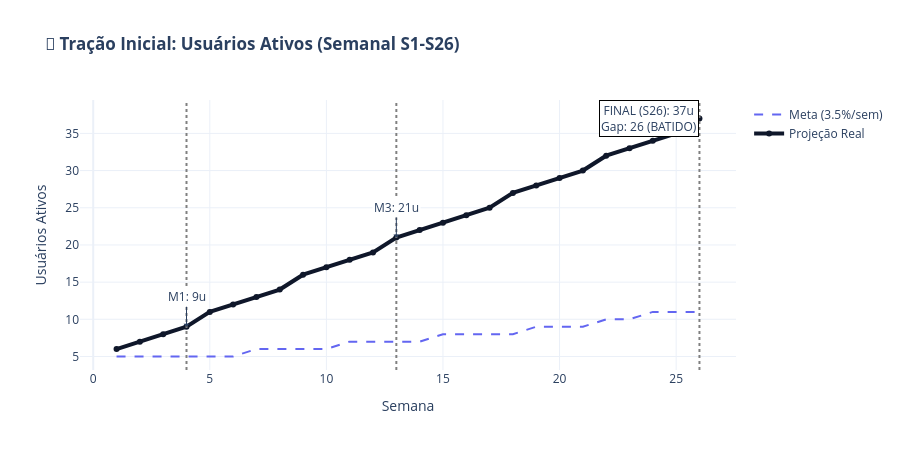
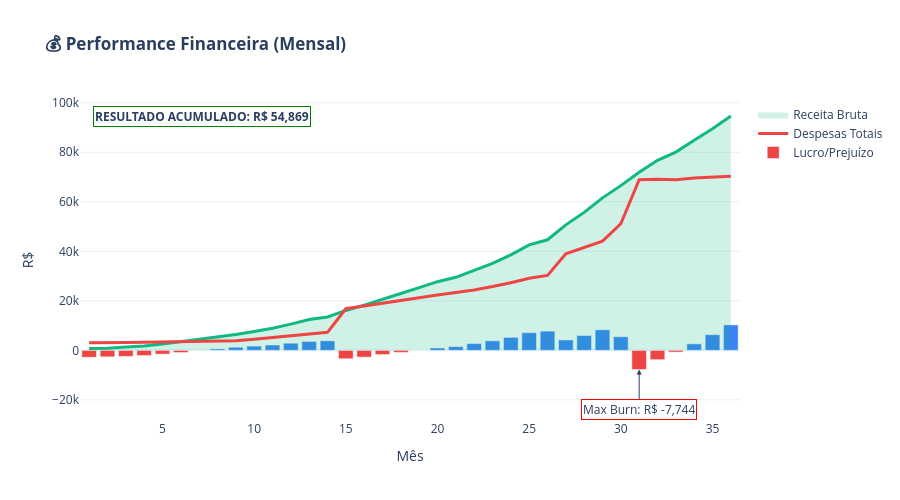
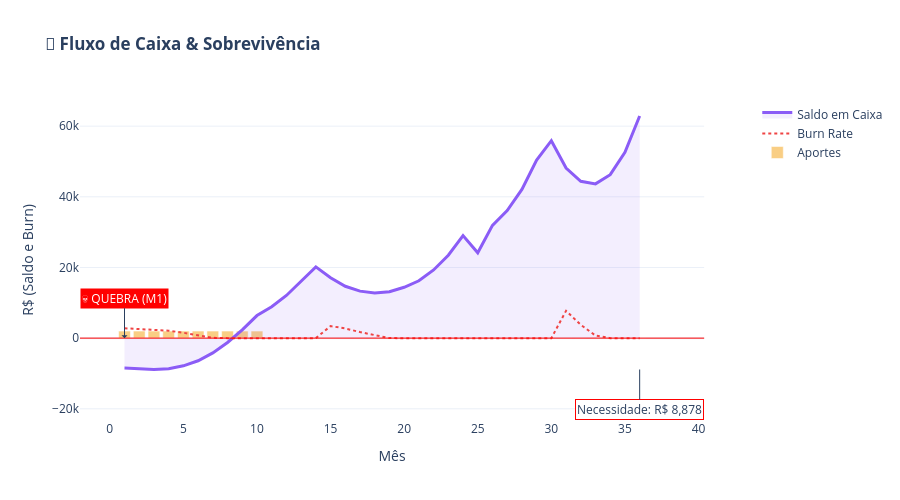

The cell these charts' notebook holds for them, in order:
### Code cell
# CÉLULA 06 - EXECUTIVE SUMMARY V7.3 (CLEAN TABLES & CONTEXT)
# ============================================================================
# STATUS: AJUSTADO SOB DEMANDA
# 1. TABELAS: CSS removido completamente. Formatação pura.
# 2. GRÁFICOS: Adicionados ganchos de texto (Annotations) sobre o desenho original.
# 3. LÓGICA: Mantida original da V7.2.
# ============================================================================

import plotly.graph_objects as go
from plotly.subplots import make_subplots
import pandas as pd
import numpy as np
from IPython.display import display, Markdown, HTML

# ----------------------------------------------------------------------------
# 1. AUDITORIA MATEMÁTICA E CÁLCULO DE KPIs
# ----------------------------------------------------------------------------
print("="*80)
print("🧮 AUDITORIA DE CÁLCULOS (ROI & INVESTIMENTO)")
print("="*80)

total_aportes = df_mensal['aportes_capital'].sum()
caixa_inicial_real = PREMISSAS['caixa_inicial']
investimento_total_real = total_aportes + caixa_inicial_real
lucro_liquido_acumulado = df_mensal['lucro_liquido'].sum()
caixa_final = df_mensal['caixa'].iloc[-1]
roi_absoluto = lucro_liquido_acumulado

try:
    roi_pct = (roi_absoluto / investimento_total_real) * 100
except ZeroDivisionError:
    roi_pct = 0

print(f"\n🔍 DETALHAMENTO DO CÁLCULO DE ROI:")
print(f"   (+) Caixa Inicial:          R$ {caixa_inicial_real:,.2f}")
print(f"   (+) Total Aportes (36m):    R$ {total_aportes:,.2f}")
print(f"   (=) TOTAL INVESTIDO:        R$ {investimento_total_real:,.2f}")
print(f"   --------------------------------------------------")
print(f"   (+) Lucro Líq. Acumulado:   R$ {lucro_liquido_acumulado:,.2f}")
print(f"   (=) RETORNO TOTAL:          R$ {roi_absoluto:,.2f}")
print(f"   --------------------------------------------------")
print(f"   🎯 ROI FINAL VALIDADO:      {roi_pct:.1f}%")

# ----------------------------------------------------------------------------
# 2. HELPERS DE VISUALIZAÇÃO (TABELAS LIMPAS - SEM CSS)
# ----------------------------------------------------------------------------
def exibir_tabela_grafico(df_dados, colunas_map, titulo="Dados do Gráfico"):
    """
    Gera tabela HTML PURA (sem CSS de cores).
    Apenas formatação de valores.
    """
    df_temp = df_dados[list(colunas_map.keys())].copy()
    df_temp.rename(columns=colunas_map, inplace=True)
    
    # Formatação inteligente de valores
    for col in df_temp.columns:
        if any(x in col for x in ['R$', 'MRR', 'Caixa', 'Lucro', 'Aporte', 'Burn']):
            df_temp[col] = df_temp[col].apply(lambda x: f"R$ {x:,.2f}")
        elif any(x in col for x in ['%', 'Taxa', 'Margem']):
            df_temp[col] = df_temp[col].apply(lambda x: f"{x:.1f}%")
        elif any(x in col for x in ['Usuários', 'Meta', 'Real', 'Gap']):
            df_temp[col] = df_temp[col].apply(lambda x: f"{int(x):,}")
        elif 'Runway' in col:
            df_temp[col] = df_temp[col].apply(lambda x: f"{x:.1f}")
            
    # HTML Limpo (Standard)
    html = f"<h4>📋 {titulo}</h4>"
    # border=1 para garantir linhas visíveis na impressão, sem frescura
    html += df_temp.to_html(index=False, border=1, justify='right')
    display(HTML(html))

# ----------------------------------------------------------------------------
# 3. GRÁFICOS RESTAURADOS COM CONTEXTO ADICIONADO
# ----------------------------------------------------------------------------
display(Markdown("# 📊 DASHBOARD EXECUTIVO (V7.3 - OTIMIZADO)"))

# --- GRÁFICO 1: TRAÇÃO SEMANAL (S1-S26) ---
semanas_x = list(range(1, 27))
usuarios_m0 = PREMISSAS['usuarios_pagos_iniciais']
usuarios_m6 = df_mensal['usuarios_ativos'].iloc[5]
usuarios_semanais = [int(usuarios_m0 + (usuarios_m6 - usuarios_m0) * (s/26)) for s in semanas_x]
meta_semanal = [int(usuarios_m0 * (1.035 ** (s-1))) for s in semanas_x]

fig_tracao = go.Figure()

# Linhas Originais
fig_tracao.add_trace(go.Scatter(x=semanas_x, y=meta_semanal, name='Meta (3.5%/sem)', line=dict(color=PREMISSAS['cores']['ebitda'], width=2, dash='dash')))
fig_tracao.add_trace(go.Scatter(x=semanas_x, y=usuarios_semanais, name='Projeção Real', line=dict(color=PREMISSAS['cores']['primary'], width=4), mode='lines+markers', marker=dict(size=6)))

# Marcos Verticais Originais
fig_tracao.add_vline(x=4, line_dash="dot", line_color='gray')
fig_tracao.add_vline(x=13, line_dash="dot", line_color='gray')
fig_tracao.add_vline(x=26, line_dash="dot", line_color='gray')

# --- ADIÇÃO DE CONTEXTO (GANCHOS DE TEXTO) ---
# Mês 1
fig_tracao.add_annotation(
    x=4, y=usuarios_semanais[3],
    text=f"M1: {usuarios_semanais[3]}u",
    showarrow=True, arrowhead=1, ax=0, ay=-30, bgcolor="white"
)
# Mês 3
fig_tracao.add_annotation(
    x=13, y=usuarios_semanais[12],
    text=f"M3: {usuarios_semanais[12]}u",
    showarrow=True, arrowhead=1, ax=0, ay=-30, bgcolor="white"
)
# Final (M6)
gap = usuarios_semanais[-1] - meta_semanal[-1]
status = "BATIDO" if gap >= 0 else "FALHA"
fig_tracao.add_annotation(
    x=26, y=usuarios_semanais[-1],
    text=f"FINAL (S26): {usuarios_semanais[-1]}u<br>Gap: {gap} ({status})",
    showarrow=True, arrowhead=1, ax=-50, ay=0, bgcolor="white", bordercolor="black"
)

fig_tracao.update_layout(
    title="<b>🚀 Tração Inicial: Usuários Ativos (Semanal S1-S26)</b>",
    xaxis_title="Semana", yaxis_title="Usuários Ativos",
    template="plotly_white", height=450, hovermode="x unified"
)
fig_tracao.show()

# TABELA 1 LIMPA
df_semanal_view = pd.DataFrame({
    'Semana': semanas_x, 'Usuários Projeção': usuarios_semanais,
    'Meta': meta_semanal, 'Diferença': np.array(usuarios_semanais) - np.array(meta_semanal)
})
exibir_tabela_grafico(
    df_semanal_view[df_semanal_view['Semana'].isin([1, 4, 8, 13, 17, 21, 26])],
    {'Semana': 'Semana', 'Usuários Projeção': 'Usuários (Proj)', 'Meta': 'Meta', 'Diferença': 'Gap'},
    "Dados de Tração (Marcos Principais)"
)

# --- GRÁFICO 2: FINANCEIRO ---
fig_fin = go.Figure()

fig_fin.add_trace(go.Scatter(x=df_mensal['mes'], y=df_mensal['receita_bruta'], name='Receita Bruta', fill='tozeroy', line=dict(color=PREMISSAS['cores']['receita'], width=0), fillcolor="rgba(16, 185, 129, 0.2)"))
fig_fin.add_trace(go.Scatter(x=df_mensal['mes'], y=df_mensal['receita_bruta'], name='Receita (Linha)', line=dict(color=PREMISSAS['cores']['receita'], width=3), showlegend=False))
fig_fin.add_trace(go.Scatter(x=df_mensal['mes'], y=df_mensal['total_opex'] + df_mensal['total_cogs'], name='Despesas Totais', line=dict(color=PREMISSAS['cores']['despesa'], width=3)))
fig_fin.add_trace(go.Bar(x=df_mensal['mes'], y=df_mensal['lucro_liquido'], name='Lucro/Prejuízo', marker_color=[PREMISSAS['cores']['despesa'] if x < 0 else PREMISSAS['cores']['lucro'] for x in df_mensal['lucro_liquido']]))

# --- ADIÇÃO DE CONTEXTO ---
# Maior Prejuízo
pior_mes_idx = df_mensal['lucro_liquido'].idxmin()
pior_val = df_mensal.loc[pior_mes_idx, 'lucro_liquido']
fig_fin.add_annotation(
    x=df_mensal.loc[pior_mes_idx, 'mes'], y=pior_val,
    text=f"Max Burn: R$ {pior_val:,.0f}",
    showarrow=True, arrowhead=2, ax=0, ay=40, bgcolor="white", bordercolor="red"
)
# Resultado Final
lucro_final = df_mensal['lucro_liquido'].sum()
cor_res = "green" if lucro_final > 0 else "red"
fig_fin.add_annotation(
    x=0.02, y=0.98, xref="paper", yref="paper",
    text=f"<b>RESULTADO ACUMULADO: R$ {lucro_final:,.0f}</b>",
    showarrow=False, bgcolor="white", bordercolor=cor_res
)

fig_fin.update_layout(
    title="<b>💰 Performance Financeira (Mensal)</b>",
    xaxis_title="Mês", yaxis_title="R$", template="plotly_white", height=500, barmode='overlay'
)
fig_fin.show()

# TABELA 2 LIMPA
cols_fin = ['mes', 'receita_bruta', 'total_cogs', 'total_opex', 'ebitda', 'lucro_liquido']
exibir_tabela_grafico(
    df_mensal[df_mensal['mes'].isin([1, 6, 12, 18, 24, 30, 36])],
    {'mes': 'Mês', 'receita_bruta': 'Receita', 'total_cogs': 'COGS', 'total_opex': 'OPEX', 'ebitda': 'EBITDA', 'lucro_liquido': 'Lucro Líq.'},
    "Detalhamento Financeiro (Semestral)"
)

# --- GRÁFICO 3: FLUXO DE CAIXA ---
fig_caixa = make_subplots(specs=[[{"secondary_y": True}]])
fig_caixa.add_trace(go.Scatter(x=df_mensal['mes'], y=df_mensal['caixa'], name='Saldo em Caixa', fill='tozeroy', line=dict(color=PREMISSAS['cores']['caixa'], width=3), fillcolor="rgba(139, 92, 246, 0.1)"), secondary_y=False)
fig_caixa.add_trace(go.Scatter(x=df_mensal['mes'], y=df_mensal['burn_rate'], name='Burn Rate', line=dict(color=PREMISSAS['cores']['danger'], width=2, dash='dot'), mode='lines'), secondary_y=False)
fig_caixa.add_trace(go.Bar(x=df_mensal['mes'], y=df_mensal['aportes_capital'], name='Aportes', marker_color=PREMISSAS['cores']['warning'], opacity=0.5), secondary_y=False)
fig_caixa.add_hline(y=0, line_color="red", line_width=1)

# --- ADIÇÃO DE CONTEXTO ---
min_caixa = df_mensal['caixa'].min()
if min_caixa < 0:
    # Aviso de Quebra
    mes_quebra = df_mensal[df_mensal['caixa'] < 0]['mes'].iloc[0]
    fig_caixa.add_annotation(
        x=mes_quebra, y=0, text=f"💀 QUEBRA (M{mes_quebra})",
        showarrow=True, arrowhead=1, ax=0, ay=-40, bgcolor="red", font=dict(color="white")
    )
    # Necessidade
    fig_caixa.add_annotation(
        x=df_mensal['mes'].iloc[-1], y=min_caixa,
        text=f"Necessidade: R$ {abs(min_caixa):,.0f}",
        showarrow=True, ax=0, ay=40, bgcolor="white", bordercolor="red"
    )

fig_caixa.update_layout(
    title="<b>💸 Fluxo de Caixa & Sobrevivência</b>",
    xaxis_title="Mês", yaxis_title="R$ (Saldo e Burn)", template="plotly_white", height=500, hovermode="x unified"
)
fig_caixa.show()

# TABELA 3 LIMPA
cols_caixa = ['mes', 'caixa', 'burn_rate', 'runway_meses', 'aportes_capital']
exibir_tabela_grafico(
    df_mensal[df_mensal['mes'].isin([1, 6, 12, 18, 24, 30, 36])],
    {'mes': 'Mês', 'caixa': 'Saldo Caixa', 'burn_rate': 'Burn Rate', 'runway_meses': 'Runway (Meses)', 'aportes_capital': 'Aportes'},
    "Evolução do Caixa e Investimentos"
)

# ----------------------------------------------------------------------------
# 4. INSIGHTS
# ----------------------------------------------------------------------------
display(Markdown("### 🧠 Insights Executivos"))
insights = []
insights.append(f"**1. ROI:** {roi_pct:.1f}% sobre investimento de R$ {investimento_total_real:,.2f}.")
if min_caixa < 0:
    insights.append(f"**2. CAIXA CRÍTICO:** O caixa quebra no mês {df_mensal[df_mensal['caixa'] < 0]['mes'].iloc[0]}. Necessidade mínima de aporte adicional: R$ {abs(min_caixa):,.0f}.")
else:
    insights.append(f"**2. CAIXA SEGURO:** O saldo permanece positivo. Mínimo: R$ {min_caixa:,.2f}.")
display(Markdown("\n".join(insights)))
print("\n✅ Célula 06 Concluída (Tabelas Limpas + Contexto Gráfico).")

### Figure 1 — Plotly figure (JSON) as saved in the notebook; plotly's stock layout.template omitted (floating-point values rounded to 4 significant figures)
{"data": [{"line": {"color": "#6366F1", "dash": "dash", "width": 2}, "name": "Meta (3.5%/sem)", "type": "scatter", "x": [1, 2, 3, 4, 5, 6, 7, 8, 9, 10, 11, 12, 13, 14, 15, 16, 17, 18, 19, 20, 21, 22, 23, 24, 25, 26], "y": [5, 5, 5, 5, 5, 5, 6, 6, 6, 6, 7, 7, 7, 7, 8, 8, 8, 8, 9, 9, 9, 10, 10, 11, 11, 11]}, {"line": {"color": "#0F172A", "width": 4}, "marker": {"size": 6}, "mode": "lines+markers", "name": "Projeção Real", "type": "scatter", "x": [1, 2, 3, 4, 5, 6, 7, 8, 9, 10, 11, 12, 13, 14, 15, 16, 17, 18, 19, 20, 21, 22, 23, 24, 25, 26], "y": [6, 7, 8, 9, 11, 12, 13, 14, 16, 17, 18, 19, 21, 22, 23, 24, 25, 27, 28, 29, 30, 32, 33, 34, 35, 37]}], "layout": {"annotations": [{"arrowhead": 1, "ax": 0, "ay": -30, "bgcolor": "white", "showarrow": true, "text": "M1: 9u", "x": 4, "y": 9}, {"arrowhead": 1, "ax": 0, "ay": -30, "bgcolor": "white", "showarrow": true, "text": "M3: 21u", "x": 13, "y": 21}, {"arrowhead": 1, "ax": -50, "ay": 0, "bgcolor": "white", "bordercolor": "black", "showarrow": true, "text": "FINAL (S26): 37u<br>Gap: 26 (BATIDO)", "x": 26, "y": 37}], "height": 450, "hovermode": "x unified", "shapes": [{"line": {"color": "gray", "dash": "dot"}, "type": "line", "x0": 4, "x1": 4, "xref": "x", "y0": 0, "y1": 1, "yref": "y domain"}, {"line": {"color": "gray", "dash": "dot"}, "type": "line", "x0": 13, "x1": 13, "xref": "x", "y0": 0, "y1": 1, "yref": "y domain"}, {"line": {"color": "gray", "dash": "dot"}, "type": "line", "x0": 26, "x1": 26, "xref": "x", "y0": 0, "y1": 1, "yref": "y domain"}], "title": {"text": "<b>🚀 Tração Inicial: Usuários Ativos (Semanal S1-S26)</b>"}, "xaxis": {"title": {"text": "Semana"}}, "yaxis": {"title": {"text": "Usuários Ativos"}}}}

### Figure 2 — Plotly figure (JSON) as saved in the notebook; plotly's stock layout.template omitted (floating-point values rounded to 4 significant figures)
{"data": [{"fill": "tozeroy", "fillcolor": "rgba(16, 185, 129, 0.2)", "line": {"color": "#10B981", "width": 0}, "name": "Receita Bruta", "type": "scatter", "x": [1, 2, 3, 4, 5, 6, 7, 8, 9, 10, 11, 12, 13, 14, 15, 16, 17, 18, 19, 20, 21, 22, 23, 24, 25, 26, 27, 28, 29, 30, 31, 32, 33, 34, 35, 36], "y": [719.2, 819.1, 1299.0, 1708.0, 2557.0, 3446.0, 4465.0, 5454.0, 6373.0, 7632.0, 8931.0, 10600.0, 12440.0, 13460.0, 16110.0, 18260.0, 20750.0, 22960.0, 25340.0, 27730.0, 29500.0, 32260.0, 35150.0, 38560.0, 42580.0, 44650.0, 50690.0, 55720.0, 61590.0, 66520.0, 71900.0, 76770.0, 80080.0, 84840.0, 89480.0, 94650.0]}, {"line": {"color": "#10B981", "width": 3}, "name": "Receita (Linha)", "showlegend": false, "type": "scatter", "x": [1, 2, 3, 4, 5, 6, 7, 8, 9, 10, 11, 12, 13, 14, 15, 16, 17, 18, 19, 20, 21, 22, 23, 24, 25, 26, 27, 28, 29, 30, 31, 32, 33, 34, 35, 36], "y": [719.2, 819.1, 1299.0, 1708.0, 2557.0, 3446.0, 4465.0, 5454.0, 6373.0, 7632.0, 8931.0, 10600.0, 12440.0, 13460.0, 16110.0, 18260.0, 20750.0, 22960.0, 25340.0, 27730.0, 29500.0, 32260.0, 35150.0, 38560.0, 42580.0, 44650.0, 50690.0, 55720.0, 61590.0, 66520.0, 71900.0, 76770.0, 80080.0, 84840.0, 89480.0, 94650.0]}, {"line": {"color": "#EF4444", "width": 3}, "name": "Despesas Totais", "type": "scatter", "x": [1, 2, 3, 4, 5, 6, 7, 8, 9, 10, 11, 12, 13, 14, 15, 16, 17, 18, 19, 20, 21, 22, 23, 24, 25, 26, 27, 28, 29, 30, 31, 32, 33, 34, 35, 36], "y": [3084.0, 2999.0, 3210.0, 3220.0, 3372.0, 3502.0, 3563.0, 3699.0, 3841.0, 4464.0, 5124.0, 5815.0, 6673.0, 7276.0, 16790.0, 17960.0, 19040.0, 20060.0, 21240.0, 22320.0, 23270.0, 24400.0, 25750.0, 27260.0, 29110.0, 30260.0, 38960.0, 41440.0, 44120.0, 51130.0, 68950.0, 69100.0, 68880.0, 69610.0, 69830.0, 70290.0]}, {"marker": {"color": ["#EF4444", "#EF4444", "#EF4444", "#EF4444", "#EF4444", "#EF4444", "#EF4444", "#3B82F6", "#3B82F6", "#3B82F6", "#3B82F6", "#3B82F6", "#3B82F6", "#3B82F6", "#EF4444", "#EF4444", "#EF4444", "#EF4444", "#EF4444", "#3B82F6", "#3B82F6", "#3B82F6", "#3B82F6", "#3B82F6", "#3B82F6", "#3B82F6", "#3B82F6", "#3B82F6", "#3B82F6", "#3B82F6", "#EF4444", "#EF4444", "#EF4444", "#3B82F6", "#3B82F6", "#3B82F6"]}, "name": "Lucro/Prejuízo", "type": "bar", "x": [1, 2, 3, 4, 5, 6, 7, 8, 9, 10, 11, 12, 13, 14, 15, 16, 17, 18, 19, 20, 21, 22, 23, 24, 25, 26, 27, 28, 29, 30, 31, 32, 33, 34, 35, 36], "y": [-2806.0, -2635.0, -2438.0, -2100.0, -1528.0, -901.5, -95.6, 610.0, 1251.0, 1699.0, 2144.0, 2873.0, 3580.0, 3844.0, -3410.0, -2747.0, -1710.0, -850.8, -2.365, 954.1, 1507.0, 2724.0, 3841.0, 5224.0, 7126.0, 7750.0, 4188.0, 5994.0, 8300.0, 5494.0, -7744.0, -3758.0, -723.9, 2609.0, 6326.0, 10280.0]}], "layout": {"annotations": [{"arrowhead": 2, "ax": 0, "ay": 40, "bgcolor": "white", "bordercolor": "red", "showarrow": true, "text": "Max Burn: R$ -7,744", "x": 31, "y": -7744.0}, {"bgcolor": "white", "bordercolor": "green", "showarrow": false, "text": "<b>RESULTADO ACUMULADO: R$ 54,869</b>", "x": 0.02, "xref": "paper", "y": 0.98, "yref": "paper"}], "barmode": "overlay", "height": 500, "title": {"text": "<b>💰 Performance Financeira (Mensal)</b>"}, "xaxis": {"title": {"text": "Mês"}}, "yaxis": {"title": {"text": "R$"}}}}

### Figure 3 — Plotly figure (JSON) as saved in the notebook; plotly's stock layout.template omitted (floating-point values rounded to 4 significant figures)
{"data": [{"fill": "tozeroy", "fillcolor": "rgba(139, 92, 246, 0.1)", "line": {"color": "#8B5CF6", "width": 3}, "name": "Saldo em Caixa", "type": "scatter", "x": [1, 2, 3, 4, 5, 6, 7, 8, 9, 10, 11, 12, 13, 14, 15, 16, 17, 18, 19, 20, 21, 22, 23, 24, 25, 26, 27, 28, 29, 30, 31, 32, 33, 34, 35, 36], "xaxis": "x", "y": [-8472.0, -8774.0, -8878.0, -8645.0, -7840.0, -6408.0, -4170.0, -1227.0, 2357.0, 6390.0, 8868.0, 12070.0, 15990.0, 20160.0, 17090.0, 14670.0, 13300.0, 12780.0, 13110.0, 14400.0, 16240.0, 19300.0, 23470.0, 29030.0, 24150.0, 31910.0, 36090.0, 42090.0, 50390.0, 55880.0, 48140.0, 44380.0, 43650.0, 46260.0, 52590.0, 62870.0], "yaxis": "y"}, {"line": {"color": "#EF4444", "dash": "dot", "width": 2}, "mode": "lines", "name": "Burn Rate", "type": "scatter", "x": [1, 2, 3, 4, 5, 6, 7, 8, 9, 10, 11, 12, 13, 14, 15, 16, 17, 18, 19, 20, 21, 22, 23, 24, 25, 26, 27, 28, 29, 30, 31, 32, 33, 34, 35, 36], "xaxis": "x", "y": [2806.0, 2635.0, 2438.0, 2100.0, 1528.0, 901.5, 95.6, 0.0, 0.0, 0.0, 0.0, 0.0, 0.0, 0.0, 3410.0, 2747.0, 1710.0, 850.8, 2.365, 0.0, 0.0, 0.0, 0.0, 0.0, 0.0, 0.0, 0.0, 0.0, 0.0, 0.0, 7744.0, 3758.0, 723.9, 0.0, 0.0, 0.0], "yaxis": "y"}, {"marker": {"color": "#F59E0B"}, "name": "Aportes", "opacity": 0.5, "type": "bar", "x": [1, 2, 3, 4, 5, 6, 7, 8, 9, 10, 11, 12, 13, 14, 15, 16, 17, 18, 19, 20, 21, 22, 23, 24, 25, 26, 27, 28, 29, 30, 31, 32, 33, 34, 35, 36], "xaxis": "x", "y": [2000.0, 2000.0, 2000.0, 2000.0, 2000.0, 2000.0, 2000.0, 2000.0, 2000.0, 2000.0, 0.0, 0.0, 0.0, 0.0, 0.0, 0.0, 0.0, 0.0, 0.0, 0.0, 0.0, 0.0, 0.0, 0.0, 0.0, 0.0, 0.0, 0.0, 0.0, 0.0, 0.0, 0.0, 0.0, 0.0, 0.0, 0.0], "yaxis": "y"}], "layout": {"annotations": [{"arrowhead": 1, "ax": 0, "ay": -40, "bgcolor": "red", "font": {"color": "white"}, "showarrow": true, "text": "💀 QUEBRA (M1)", "x": 1, "y": 0}, {"ax": 0, "ay": 40, "bgcolor": "white", "bordercolor": "red", "showarrow": true, "text": "Necessidade: R$ 8,878", "x": 36, "y": -8878.0}], "height": 500, "hovermode": "x unified", "shapes": [{"line": {"color": "red", "width": 1}, "type": "line", "x0": 0, "x1": 1, "xref": "x domain", "y0": 0, "y1": 0, "yref": "y"}], "title": {"text": "<b>💸 Fluxo de Caixa & Sobrevivência</b>"}, "xaxis": {"anchor": "y", "domain": [0, 0.94], "title": {"text": "Mês"}}, "yaxis": {"anchor": "x", "domain": [0, 1], "title": {"text": "R$ (Saldo e Burn)"}}, "yaxis2": {"anchor": "x", "overlaying": "y", "side": "right"}}}
